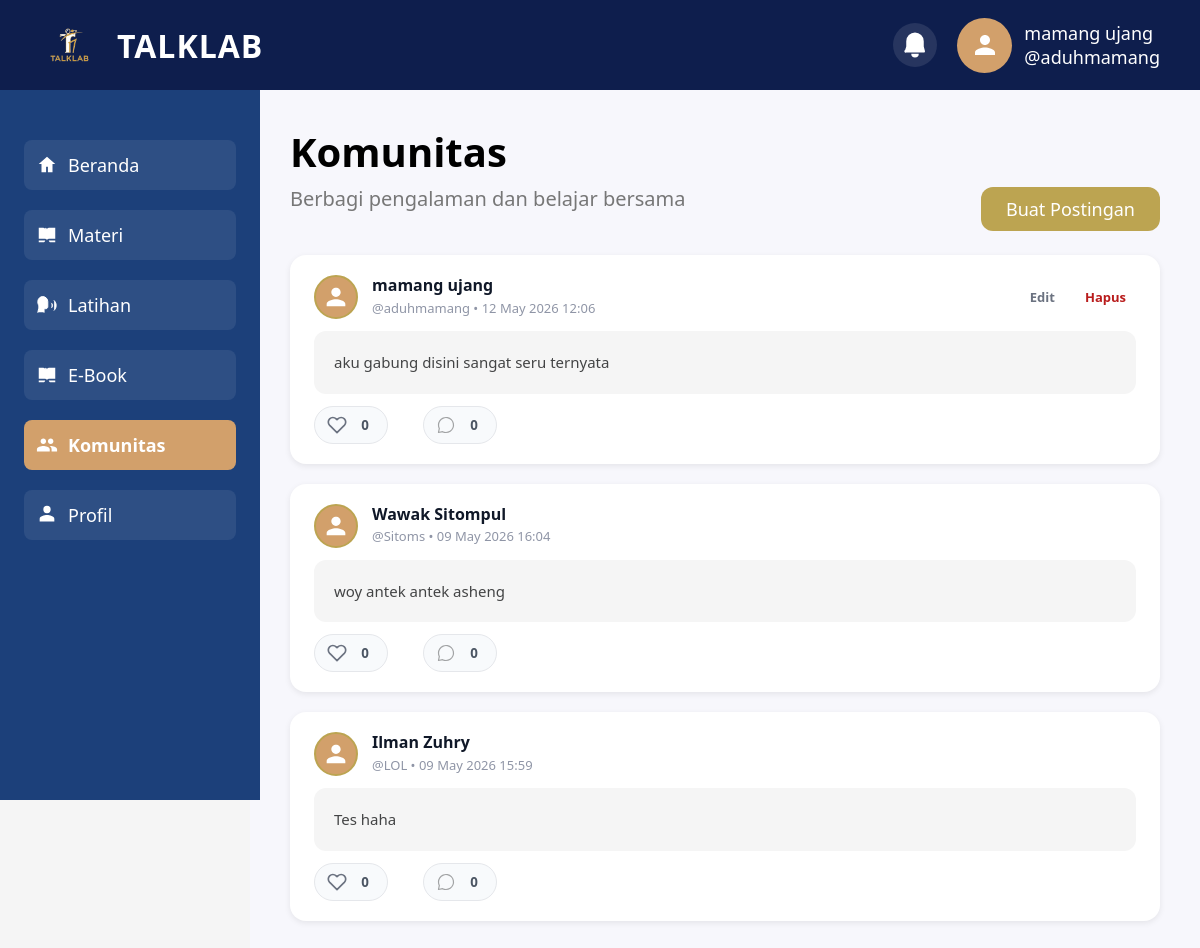
The page /Komunitas.php (signed in) on the database its author committed.
### tables this page shows
CREATE TABLE `users` (
  `Id_User` varchar(6) NOT NULL,
  `Nama` varchar(100) NOT NULL,
  `Tempat_Lahir` varchar(100) NOT NULL,
  `Tanggal_Lahir` date NOT NULL,
  `Username` varchar(50) NOT NULL,
  `Password` varchar(255) NOT NULL,
  `Foto` varchar(255) NOT NULL,
  `Bio` varchar(160) NOT NULL DEFAULT 'yang penting bicara aja dulu'
);

CREATE TABLE `komunitas` (
  `Id` int(10) UNSIGNED NOT NULL,
  `Id_User` varchar(6) NOT NULL,
  `Isi` text NOT NULL,
  `Dibuat` datetime NOT NULL DEFAULT current_timestamp(),
  `Update_Post` datetime DEFAULT NULL ON UPDATE current_timestamp()
);

### core.php (called while the page is built, shortened)
<?php
class manz{
	var $talkhost = "localhost";
    var $user = "root";
    var $pass = "";
    var $dbname = "talklab";
	public mysqli $koneksi;
	function __construct(){
		$this->koneksi=mysqli_connect($this->talkhost,$this->user,$this->pass,$this->dbname);
		$this->ensureUserBioColumn();
		$this->ensureEbookTable();
	}
	public function isLoggedIn(){
		return !empty($_SESSION['user_id']);
	}
	public function getCurrentUser(){
		if (!empty($_SESSION['user_id'])){
			return [
				'Id_User' => $_SESSION['user_id'] ?? null,
				'Nama' => $_SESSION['name'] ?? null,
				'Username' => $_SESSION['username'] ?? null,
				'Foto' => $_SESSION['foto'] ?? '',
				'Bio' => $_SESSION['bio'] ?? '',
			];
		}
		return false;
	}
	public function getDisplayName(){
		$user = $this->getCurrentUser();
		if ($user !== false && !empty($user['Nama'])) return htmlspecialchars($user['Nama']);
		return 'User';
	}
	public function getDisplayUsername(){
		$user = $this->getCurrentUser();
		if ($user !== false && !empty($user['Username'])) return htmlspecialchars($user['Username']);
		return '';
	}
	private function ensureUserBioColumn(){
		$table = mysqli_query($this->koneksi, "SHOW TABLES LIKE 'users'");
		$check = mysqli_query($this->koneksi, "SHOW COLUMNS FROM users LIKE 'Bio'");
	}
	public function ensureCommunityPostsTable(){
	$create = "CREATE TABLE IF NOT EXISTS Komunitas (
		Id INT UNSIGNED NOT NULL AUTO_INCREMENT,
		Id_User VARCHAR(6) NOT NULL,
		Isi TEXT NOT NULL,
		Dibuat DATETIME NOT NULL DEFAULT CURRENT_TIMESTAMP,
		Update_Post DATETIME NULL DEFAULT NULL
		ON UPDATE CURRENT_TIMESTAMP,
		PRIMARY KEY (Id),
		KEY idx_user_id (Id_User),
		CONSTRAINT fk_community_user FOREIGN KEY (Id_User) REFERENCES users(Id_User)
		ON DELETE CASCADE
		ON UPDATE CASCADE
	) ENGINE=InnoDB DEFAULT CHARSET=utf8mb4 COLLATE=utf8mb4_general_ci";
	mysqli_query($this->koneksi, $create);
}
	public function getCommunityPosts(){
	$sql = "SELECT p.Id,p.Id_User,p.Isi,p.Dibuat,
		u.Nama AS name,u.Username AS username,u.Foto AS foto
		FROM Komunitas p LEFT JOIN users u ON p.Id_User = u.Id_User ORDER BY p.Dibuat DESC";
	$res = mysqli_query($this->koneksi, $sql);
	$posts = [];
	if ($res){
		while ($row = mysqli_fetch_assoc($res)){
			$posts[] = $row;
		}
	}
	return $posts;
}
	public function ensureLikesAndCommentsTable(){
	$createLikes = "CREATE TABLE IF NOT EXISTS post_likes (
		id INT UNSIGNED NOT NULL AUTO_INCREMENT,
		post_id INT UNSIGNED NOT NULL,
		user_id VARCHAR(6) NOT NULL,
		created_at DATETIME NOT NULL DEFAULT CURRENT_TIMESTAMP,
		PRIMARY KEY (id),
		UNIQUE KEY unique_like (post_id, user_id),
		KEY idx_post (post_id),
		KEY idx_user (user_id),
		CONSTRAINT fk_like_post FOREIGN KEY (post_id) REFERENCES Komunitas(Id) ON DELETE CASCADE,
		CONSTRAINT fk_like_user FOREIGN KEY (user_id) REFERENCES users(Id_User) ON DELETE CASCADE
	) ENGINE=InnoDB DEFAULT CHARSET=utf8mb4 COLLATE=utf8mb4_general_ci";
	mysqli_query($this->koneksi, $createLikes);
	$createComments = "CREATE TABLE IF NOT EXISTS post_comments (
		id INT UNSIGNED NOT NULL AUTO_INCREMENT,
		post_id INT UNSIGNED NOT NULL,
		user_id VARCHAR(6) NOT NULL,
		content TEXT NOT NULL,
		created_at DATETIME NOT NULL DEFAULT CURRENT_TIMESTAMP,
		updated_at DATETIME NULL ON UPDATE CURRENT_TIMESTAMP,
		PRIMARY KEY (id),
		KEY idx_post (post_id),
		KEY idx_user (user_id),
		CONSTRAINT fk_comment_post FOREIGN KEY (post_id) REFERENCES Komunitas(Id) ON DELETE CASCADE,
		CONSTRAINT fk_comment_user FOREIGN KEY (user_id) REFERENCES users(Id_User) ON DELETE CASCADE
	) ENGINE=InnoDB DEFAULT CHARSET=utf8mb4 COLLATE=utf8mb4_general_ci";
	mysqli_query($this->koneksi, $createComments);
}
	public function getLikeCount($postId){
	$postIdEsc = (int) $postId;
	$sql = "SELECT COUNT(*) as count FROM post_likes WHERE post_id = $postIdEsc";
	$res = mysqli_query($this->koneksi, $sql);
	if ($res) {
		$row = mysqli_fetch_assoc($res);
		return (int) $row['count'];
	}
	return 0;
}
	public function getUserLikeStatus($postId, $userId){
	$postIdEsc = (int) $postId;
	$userIdEsc = mysqli_real_escape_string($this->koneksi, $userId);
	$sql = "SELECT id FROM post_likes WHERE post_id = $postIdEsc AND user_id = '$userIdEsc' LIMIT 1";
	$res = mysqli_query($this->koneksi, $sql);
	return mysqli_num_rows($res) > 0;
}
	public function getCommentCount($postId){
	$postIdEsc = (int) $postId;
	$sql = "SELECT COUNT(*) as count FROM post_comments WHERE post_id = $postIdEsc";
	$res = mysqli_query($this->koneksi, $sql);
	if ($res) {
		$row = mysqli_fetch_assoc($res);
		return (int) $row['count'];
	}
	return 0;
}
	public function ensureMentorAccountsTable(){
		$sql = "CREATE TABLE IF NOT EXISTS mentor_accounts (
			id INT UNSIGNED NOT NULL AUTO_INCREMENT,
			name VARCHAR(120) NOT NULL,
			username VARCHAR(60) NOT NULL,
			password_hash VARCHAR(255) NOT NULL,
			created_at DATETIME NOT NULL DEFAULT CURRENT_TIMESTAMP,
			PRIMARY KEY (id),
			UNIQUE KEY unique_mentor_username (username)
		) ENGINE=InnoDB DEFAULT CHARSET=utf8mb4 COLLATE=utf8mb4_general_ci";
		mysqli_query($this->koneksi, $sql);
	}
	public function ensureMentorSubmissionsTable(){
		$sql = "CREATE TABLE IF NOT EXISTS mentor_submissions (
			id INT UNSIGNED NOT NULL AUTO_INCREMENT,
			practice_history_id INT UNSIGNED NOT NULL,
			user_id VARCHAR(6) NOT NULL,
			mentor_id INT UNSIGNED NULL,
			status VARCHAR(30) NOT NULL DEFAULT 'pending',
			submitted_at DATETIME NOT NULL DEFAULT CURRENT_TIMESTAMP,
			reviewed_at DATETIME NULL DEFAULT NULL,
			PRIMARY KEY (id),
			UNIQUE KEY unique_practice_submission (practice_history_id),
			KEY idx_mentor_submission_user (user_id),
			KEY idx_mentor_submission_mentor (mentor_id),
			KEY idx_mentor_submission_status (status),
			CONSTRAINT fk_mentor_submission_practice FOREIGN KEY (practice_history_id) REFERENCES practice_history(id)
			ON DELETE CASCADE ON UPDATE CASCADE,
			CONSTRAINT fk_mentor_submission_user FOREIGN KEY (user_id) REFERENCES users(Id_User)
			ON DELETE CASCADE ON UPDATE CASCADE,
			CONSTRAINT fk_mentor_submission_mentor FOREIGN KEY (mentor_id) REFERENCES mentor_accounts(id)
			ON DELETE SET NULL ON UPDATE CASCADE
		) ENGINE=InnoDB DEFAULT CHARSET=utf8mb4 COLLATE=utf8mb4_general_ci";
		mysqli_query($this->koneksi, $sql);
	}
	public function ensureMentorReviewsTable(){
		$sql = "CREATE TABLE IF NOT EXISTS mentor_reviews (
			id INT UNSIGNED NOT NULL AUTO_INCREMENT,
			submission_id INT UNSIGNED NOT NULL,
			mentor_id INT UNSIGNED NOT NULL,
			articulation_score INT UNSIGNED NOT NULL,
			fluency_score INT UNSIGNED NOT NULL,
			confidence_score INT UNSIGNED NOT NULL,
			structure_score INT UNSIGNED NOT NULL,
			intonation_score INT UNSIGNED NOT NULL,
			final_score INT UNSIGNED NOT NULL,
			strengths TEXT NOT NULL,
			improvements TEXT NOT NULL,
			feedback TEXT NOT NULL,
			created_at DATETIME NOT NULL DEFAULT CURRENT_TIMESTAMP,
			updated_at DATETIME NULL DEFAULT NULL ON UPDATE CURRENT_TIMESTAMP,
			PRIMARY KEY (id),
			UNIQUE KEY unique_submission_review (submission_id),
			KEY idx_mentor_review_mentor (mentor_id),
			CONSTRAINT fk_mentor_review_submission FOREIGN KEY (submission_id) REFERENCES mentor_submissions(id)
			ON DELETE CASCADE ON UPDATE CASCADE,
			CONSTRAINT fk_mentor_review_mentor FOREIGN KEY (mentor_id) REFERENCES mentor_accounts(id)
			ON DELETE CASCADE ON UPDATE CASCADE
		) ENGINE=InnoDB DEFAULT CHARSET=utf8mb4 COLLATE=utf8mb4_general_ci";
		mysqli_query($this->koneksi, $sql);
	}
	public function ensurePracticeHistoryTable(){
		$sql = "CREATE TABLE IF NOT EXISTS practice_history (
			id INT UNSIGNED NOT NULL AUTO_INCREMENT,
			user_id VARCHAR(6) NOT NULL,
			topic VARCHAR(255) NOT NULL,
			duration_seconds INT UNSIGNED NOT NULL,
			audio_path VARCHAR(255) NOT NULL,
			created_at DATETIME NOT NULL DEFAULT CURRENT_TIMESTAMP,
			PRIMARY KEY (id),
			KEY idx_practice_user (user_id),
			CONSTRAINT fk_practice_user FOREIGN KEY (user_id) REFERENCES users(Id_User)
			ON DELETE CASCADE ON UPDATE CASCADE
		) ENGINE=InnoDB DEFAULT CHARSET=utf8mb4 COLLATE=utf8mb4_general_ci";
		mysqli_query($this->koneksi, $sql);
	}
	public function ensureChallengeHistoryTable(){
		$sql = "CREATE TABLE IF NOT EXISTS speaking_challenge_history (
			id INT UNSIGNED NOT NULL AUTO_INCREMENT,
			user_id VARCHAR(6) NOT NULL,
			challenge_type VARCHAR(60) NOT NULL,
			level_name VARCHAR(30) NOT NULL,
			prompt TEXT NOT NULL,
			prep_seconds INT UNSIGNED NOT NULL,
			speak_seconds INT UNSIGNED NOT NULL,
			actual_seconds INT UNSIGNED NOT NULL,
			score INT UNSIGNED NOT NULL,
			completed TINYINT(1) NOT NULL DEFAULT 1,
			created_at DATETIME NOT NULL DEFAULT CURRENT_TIMESTAMP,
			PRIMARY KEY (id),
			KEY idx_challenge_user (user_id),
			CONSTRAINT fk_challenge_user FOREIGN KEY (user_id) REFERENCES users(Id_User)
			ON DELETE CASCADE ON UPDATE CASCADE
		) ENGINE=InnoDB DEFAULT CHARSET=utf8mb4 COLLATE=utf8mb4_general_ci";
		mysqli_query($this->koneksi, $sql);
	}
	public function ensureAiFeedbackTable(){
		$sql = "CREATE TABLE IF NOT EXISTS ai_feedback_history (
			id INT UNSIGNED NOT NULL AUTO_INCREMENT,
			user_id VARCHAR(6) NOT NULL,
			source_type VARCHAR(40) NOT NULL,
			duration_seconds INT UNSIGNED NOT NULL,
			clarity_score INT UNSIGNED NOT NULL,
			fluency_score INT UNSIGNED NOT NULL,
			confidence_score INT UNSIGNED NOT NULL,
			consistency_score INT UNSIGNED NOT NULL,
			filler_count INT UNSIGNED NOT NULL,
			speaking_speed INT UNSIGNED NOT NULL,
			feedback TEXT NOT NULL,
			created_at DATETIME NOT NULL DEFAULT CURRENT_TIMESTAMP,
			PRIMARY KEY (id),
			KEY idx_ai_feedback_user (user_id),
			CONSTRAINT fk_ai_feedback_user FOREIGN KEY (user_id) REFERENCES users(Id_User)
			ON DELETE CASCADE ON UPDATE CASCADE
		) ENGINE=InnoDB DEFAULT CHARSET=utf8mb4 COLLATE=utf8mb4_general_ci";
		mysqli_query($this->koneksi, $sql);
	}
	public function ensureEbookTable(){
		$tableExists = false;
		$tableCheck = mysqli_query($this->koneksi, "SHOW TABLES LIKE 'ebooks'");
		if ($tableCheck && mysqli_num_rows($tableCheck) > 0) {
			$tableExists = true;
		}
		$create = "CREATE TABLE IF NOT EXISTS ebooks (
			id INT UNSIGNED NOT NULL AUTO_INCREMENT,
			title VARCHAR(180) NOT NULL,
			author VARCHAR(120) NOT NULL,
			pages INT UNSIGNED NOT NULL DEFAULT 0,
			thumbnail_path VARCHAR(255) NOT NULL,
			pdf_path VARCHAR(255) NOT NULL,
			created_at DATETIME NOT NULL DEFAULT CURRENT_TIMESTAMP,
			updated_at DATETIME NULL DEFAULT NULL ON UPDATE CURRENT_TIMESTAMP,
			PRIMARY KEY (id),
			KEY idx_ebook_title (title)
		) ENGINE=InnoDB DEFAULT CHARSET=utf8mb4 COLLATE=utf8mb4_general_ci";
		mysqli_query($this->koneksi, $create);
		if ($tableExists) return;
	}
}

### Komunitas.php (the view, shortened to what this page needs)
<?php
require_once 'core.php';
$app = new manz();
$app->ensureSession();
$currentUser = $app->getCurrentUser();
$posts = $app->getCommunityPosts();
?>
<!DOCTYPE html>
<html lang="id">
<head>
</head>
<body>
  <?php include 'includes/header.php'; ?>
  <?php include 'includes/sidebar.php'; ?>
  <main role="main" tabindex="-1">
    <div class="clearfix">
      <h1 style="font-size:40px; font-weight:700; color:#000;">Komunitas</h1>
      <p style="color:#777; font-size:20px; margin-bottom:30px;">Berbagi pengalaman dan belajar bersama</p>
      <?php if ($currentUser): ?>
        <button class="btn-posting" id="toggle-post-form" type="button" aria-label="Buat Postingan">Buat Postingan</button>
      <?php endif; ?>
    </div>
    <section class="post-list" aria-label="Daftar posting komunitas">
      <?php foreach ($posts as $post): ?>
        <?php
$isLiked = false;
if($currentUser){
    $isLiked = $app->getUserLikeStatus(
        $post['Id'],
        $currentUser['Id_User']
    );
}
?>
        <article class="post" tabindex="0">
          <header class="post-header">
            <?php if (!empty($post['foto'])): ?>
              <img src="<?= htmlspecialchars($post['foto']) ?>" alt="Foto profil <?= htmlspecialchars($post['name'] ?: 'Pengguna') ?>" class="post-avatar" width="44" height="44">
            <?php else: ?>
              <div class="post-avatar post-avatar-default" aria-label="Foto profil default <?= htmlspecialchars($post['name'] ?: 'Pengguna') ?>">
                <svg viewBox="0 0 24 24" aria-hidden="true"><path fill="white" d="M12 12c2.21 0 4-1.79 4-4s-1.79-4-4-4-4 1.79-4 4 1.79 4 4 4zm0 2c-2.67 0-8 1.34-8 4v2h16v-2c0-2.66-5.33-4-8-4z"/></svg>
              </div>
            <?php endif; ?>
            <div class="post-author-info">
              <div class="post-author"><?= htmlspecialchars($post['name'] ?: 'Pengguna') ?></div>
              <div class="post-username-time">@<?= htmlspecialchars($post['username'] ?: 'guest') ?> • <?= htmlspecialchars(date('d M Y H:i', strtotime($post['Dibuat']))) ?></div>
            </div>
            <?php if ($currentUser && $post['Id_User'] === $currentUser['Id_User']): ?>
              <div class="post-actions">
                <a class="post-action" href="Komunitas.php?edit=<?= urlencode($post['Id']) ?>">Edit</a>
                <form action="Komunitas.php" method="post" onsubmit="return confirm('Hapus postingan ini?');">
                  <button type="submit" class="post-action delete">Hapus</button>
                </form>
              </div>
            <?php endif; ?>
          </header>
          <p class="post-text"><?= nl2br(htmlspecialchars($post['Isi'])) ?></p>
          <footer class="post-footer">
            <div class="reactions" aria-label="Reaksi postingan">
              <button
    type="button"
    class="reaction-btn like-btn <?= $isLiked ? 'liked' : '' ?>" data-post-id="<?= $post['Id'] ?>" data-action="like" aria-label="Suka">
                <span class="like-count"><?= $app->getLikeCount($post['Id']) ?></span>
              </button>
              <button type="button" class="reaction-btn comment-btn" data-post-id="<?= $post['Id'] ?>" data-action="comment" aria-label="Komentar">
                <img src="icon/komen.svg" style="width:20px; height:20px;" alt="Komentar">
                <span class="comment-count"><?= $app->getCommentCount($post['Id']) ?></span>
              </button>
            </div>
          </footer>
        </article>
      <?php endforeach; ?>
    </section>
  </main>
</body>
</html>

### includes/header.php (shortened to what this page needs)
<?php
require_once __DIR__ . '/../core.php';
$app = new manz();
$app->ensureSession();
?>
<header class="header">
    <div class="header-left">
        <img src="assets/ayooo.png" class="logo-header" alt="Logo">
        <span class="brand-text">TALKLAB</span>
    </div>
    <div class="user-area">
        <div class="notif">
            <svg viewBox="0 0 24 24" class="icon-bell">
                <path fill="white"
                    d="M12 2a7 7 0 00-7 7v4.268l-.894 2.683A1 1 0 005 18h14a1 1 0 00.894-1.449L19 13.268V9a7 7 0 00-7-7zm0 20a3 3 0 003-3H9a3 3 0 003 3z" />
            </svg>
        </div>
        <?php if ($app->isLoggedIn()):
            $displayName = $app->getDisplayName();
            $displayUsername = $app->getDisplayUsername();
            $displayFoto = $app->getDisplayFoto();
        ?>
            <div class="profile-menu-wrap">
                <button type="button" class="profile-menu-toggle" data-profile-menu-toggle aria-expanded="false" aria-haspopup="true">
                    <?php if (!empty($displayFoto)): ?>
                        <img src="<?= $displayFoto ?>" class="avatar" alt="Foto profil">
                    <?php else: ?>
                        <div class="avatar" style="background:#d2a06b;display:flex;align-items:center;justify-content:center;">
                            <svg viewBox="0 0 24 24" width="30" height="30"><path fill="white" d="M12 12c2.21 0 4-1.79 4-4s-1.79-4-4-4-4 1.79-4 4 1.79 4 4 4zm0 2c-2.67 0-8 1.34-8 4v2h16v-2c0-2.66-5.33-4-8-4z"/></svg>
                        </div>
                    <?php endif; ?>
                    <div class="user-info">
                        <div class="name"><?= $displayName ?></div>
                        <div class="username">@<?= $displayUsername ?></div>
                    </div>
                </button>
            </div>
        <?php endif; ?>
    </div>
</header>

### rows shown on the page
users: Nama "mamang ujang", Username "aduhmamang"
komunitas: Id_User.Nama "mamang ujang", Id_User.Username "aduhmamang", Dibuat "12 May 2026 12:06", Isi "aku gabung disini sangat seru ternyata", LikeCount "0", CommentCount "0"
komunitas: Id_User.Nama "Wawak Sitompul", Id_User.Username "Sitoms", Dibuat "09 May 2026 16:04", Isi "woy antek antek asheng", LikeCount "0", CommentCount "0"
komunitas: Id_User.Nama "Ilman Zuhry", Id_User.Username "LOL", Dibuat "09 May 2026 15:59", Isi "Tes haha", LikeCount "0", CommentCount "0"
